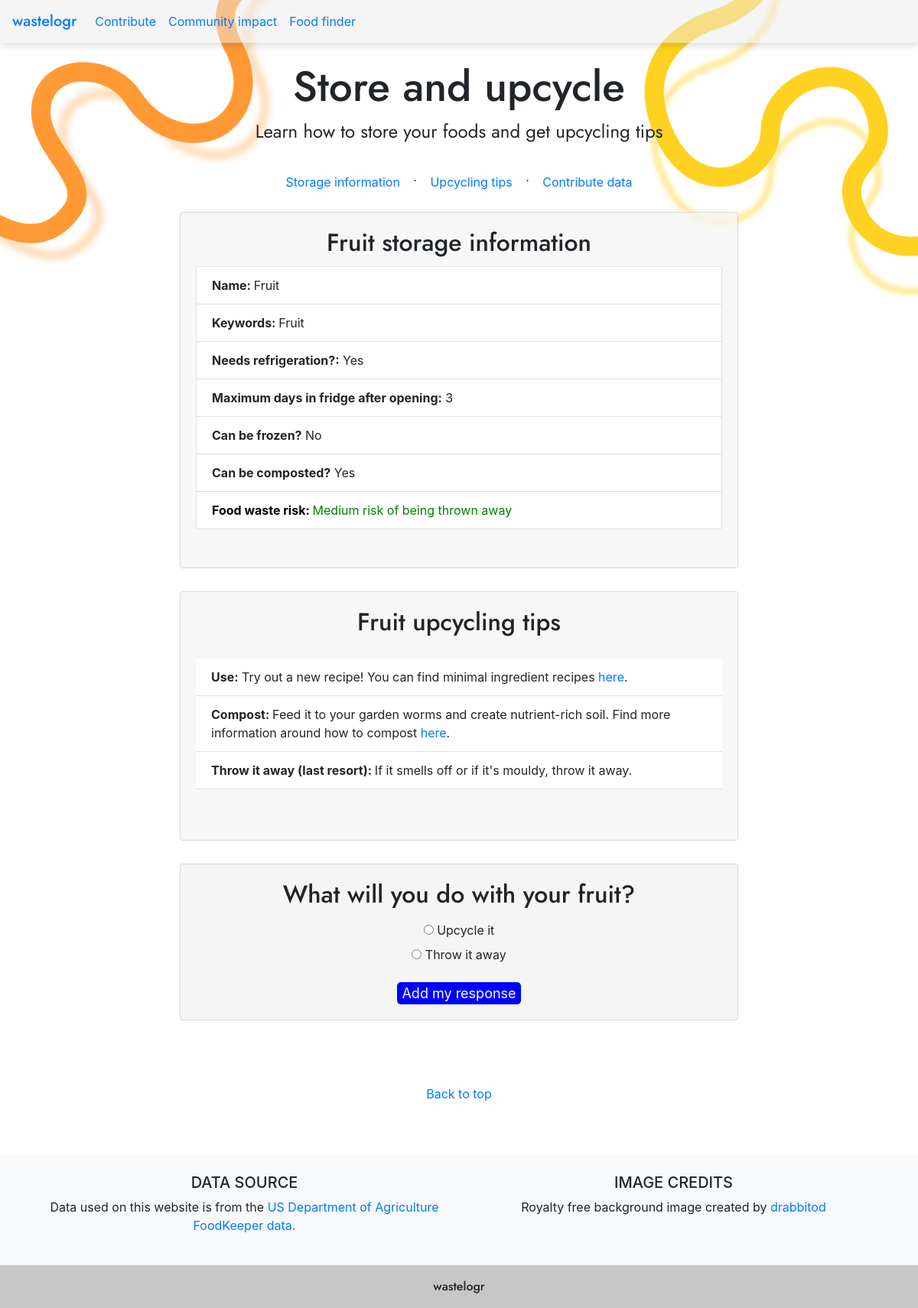
/food/2/, run on the app's committed database.
### apps/tracker/models.py (models this page shows)
class FoodAdvice(models.Model):
    RECOMMEND = (
        ('Yes', 'Yes'),
        ('No', 'No')
    )
    food_id = models.CharField(max_length=10)
    category_name = models.CharField(max_length=100, null=True)
    name = models.CharField(max_length=100)
    name_subtitle = models.CharField(max_length=100, null=True)
    keywords = models.CharField(max_length=300, null=True)
    pantry_max_days = models.CharField(max_length=100)
    pantry_tips = models.CharField(max_length=300)
    fridge_needed = models.CharField(max_length=5, null=True, choices=RECOMMEND)
    refrigerate_max_days = models.PositiveIntegerField(null=True)
    refrigerate_ao_max_days = models.PositiveIntegerField(null=True)
    refrigerate_tips = models.CharField(max_length=300)
    freeze_recommended = models.CharField(max_length=5, null=True, choices=RECOMMEND)
    compost = models.CharField(max_length=10)
    food_waste_index = models.CharField(max_length=100)
    def __str__(self):
        if str(self.name_subtitle) == "":
            present_name = str(self.name)
        else:
            present_name = str(self.name) + " - " + str(self.name_subtitle)
        return present_name

### apps/tracker/views.py (the view, shortened to what this page needs)
# urls.py: path('food/<str:pk>/', views.food, name='food_advice'),
def food(request, pk):
    food = FoodAdvice.objects.filter(id=pk)
    food_advice = food.all()
    initial_data = {
        'food':pk
    }
    form = FoodHistoryForm(initial=initial_data)
    context = {'food':food, 'food_advice':food_advice, 'form':form}
    return render(request, 'tracker/food.html', context)

### apps/tracker/forms.py
class FoodHistoryForm(forms.ModelForm):
    eaten = forms.ChoiceField(label= '', choices=CHOICES, widget=forms.RadioSelect())
    class Meta:
        model = FoodHistory
        fields = '__all__'
        widgets = {
             'food':forms.Select(attrs={'style':'display: none'})
         }
        labels = {
            'food':''
        }

### apps/tracker/templates/tracker/food.html (shortened to what this page needs)
<!DOCTYPE html>
<html>
<head>
    <link rel="stylesheet" href="https://maxcdn.bootstrapcdn.com/bootstrap/4.5.2/css/bootstrap.min.css">
</head>
<body class = "body-homepage">
    {% extends "tracker/base.html" %}
    {% load static %}
    {% block content %}
    <div class = "container" style="padding-top:5%">
        <div class="card mb-8 text-center" style="background-color: rgba(245, 245, 245, 0.0); border:0px " >
            <div class="card-body">
                <h1 class="card-title" style="font-size:55px" font-color: "blue" > Store and upcycle </h1>
                <h4 class="card-text">  Learn how to store your foods and get upcycling tips </h4>
                <br>
                <a class="btn btn-link btn-medium" href="#storage-info" role="button">Storage information </a> &#183;
                <a class="btn btn-link btn-medium" href="#upcycling-tips" role="button">Upcycling tips </a> &#183;
                <a class="btn btn-link btn-medium" href="#log-data" role="button">Contribute data </a>
            </div>
        </div>
      </div>
<section id = "storage-info">
    <div class ="container">
        <div class ="row justify-content-center">
            <div class = "col-md-8">
                <div class="card mb-8" style="background-color: rgba(245, 245, 245, 0.8)">
                    <div class="card-body">
                        {% for i in food %}
                        <h2 class="card-title text-center"> {{i.name}} storage information</h2>
                            <ul class = "list-group">
                                <li class = 'list-group-item'><b>Name: </b>                                {{ i.name }} </li>
                                <li class = 'list-group-item'><b>Keywords: </b>                            {{ i.keywords }} </li>
                                <li class = 'list-group-item'><b>Needs refrigeration?:</b>                 {{ i.fridge_needed }}</li>
                                {% if i.refrigerate_ao_max_days != null %}
                                <li class = 'list-group-item'><b>Maximum days in fridge after opening:</b> {{ i.refrigerate_ao_max_days }}</li>
                                {% endif %}
                                <li class = 'list-group-item'><b>Can be frozen?</b>                        {{ i.freeze_recommended }}</li>
                                <li class = 'list-group-item'><b>Can be composted?</b>                     {{ i.compost }}</li>
                                <li class='list-group-item {% if food_item.food_waste_index == "High" %}index-high{% elif food_item.food_waste_index == "Medium" %}index-medium{% else %}index-low{% endif %}'>
                            <font color = "#000000"><b>Food waste risk: </b></font> {{i.food_waste_index}} risk of being thrown away</li>
                            {% endfor %}
                             </ul>
                    </div>
                </div>
            </div>
        </div>
    </div>
</section>
<section id = "upcycling-tips">
    <div class ="container">
            <div class ="row justify-content-center">
                <div class = "col-md-8">
                    <div class="card mb-8" style="background-color: rgba(245, 245, 245, 0.8)">
                        <div class="card-body">
                            {% for i in food %}
                            <h2 class="card-title text-center">{{i.name}} upcycling tips</h2>
                                <ul class="list-group list-group-flush">
                                    <p class="card-text">
                                        <li class="list-group-item"><b>Use:</b> Try out a new recipe! You can find minimal ingredient recipes <a href = "https://www.supercook.com/#/desktop"> here</a>.</li>
                                        {% if i.compost == "Yes"  %} <li class ="list-group-item"><b>Compost: </b>Feed it to your garden worms and create nutrient-rich soil. Find more information around how to compost <a href ="https://www.betterhealth.vic.gov.au/health/healthyliving/gardening-making-compost"> here</a>. </li> {% endif %}
                                        <li class="list-group-item"><b>Throw it away (last resort): </b> If it smells off or if it's mouldy, throw it away.</li>
                                    </p>
                                {%endfor%}
                            </ul>
                        </div>
                    </div>
                </div>
            </div>
        </div>
    </div>
<section id = "log-data">
    <div class ="container">
        <div class ="row justify-content-center">
            <div class="col-md-8">
            <div class="card mb-5 text-center" style="background-color: rgba(245, 245, 245, 1)">
                <div class="card-body">
                    {% for i in food %}
                    <h2 class="card-title text-center">What will you do with your <span style="text-transform:lowercase">{{i.name}}?</span></h2>
                    {%endfor%}
                    <form onsubmit="return showPopup()" action="" method="POST">
                        {{form.as_p}}
                        <input
                        type="submit"
                        value="Add my response"
                        style="
                          background-color: blue;
                          color: white;
                          border-radius: 5px;
                          border-width: 0px;
                          padding: 5x 15px;
                          font-size: large;
                        "
                      />
                    </form>
                </div>
            </div>
            </div>
        </div>
    </div>
</section>
    <div class = "pt-3 pb-5">
        <div class = "container">
            <div class = "row">
                <div class = "col-md-12">
                    <div class="card-body text-center">
                            <a href = "#top"> Back to top </a>
                    </div>
                </div>
            </div>
        </div>
    </div>
    {% endblock %}

### apps/tracker/static/css/main.css (style rules this page uses)
body { background-image: url('/static/img/orange_faded.png'), url('/static/img/yellow_faded.png'); background-position: left top, right top; background-repeat: no-repeat, no-repeat; background-size: 35%, 35%; background-attachment: fixed; }
h1.card-title { font-family: 'Jost'; font-weight: 500; }
h2.card-title { font-family: 'Jost'; font-weight: 500; text-align: center; }
h4.card-text { font-family: 'Jost'; font-weight: 400; }
p.card-text { font-family: 'Jost'; font-size:20px }
html { scroll-behavior: smooth; scroll-padding-top:10%; }

### apps/tracker/templates/tracker/food.html (style rules this page uses)
.index-low { color: green; }

### data on the page
FoodAdvice: name "Fruit", keywords "Fruit", fridge_needed "Yes", refrigerate_ao_max_days "3", freeze_recommended "No", compost "Yes", food_waste_index "Medium", shows "Compost:", name "fruit"
